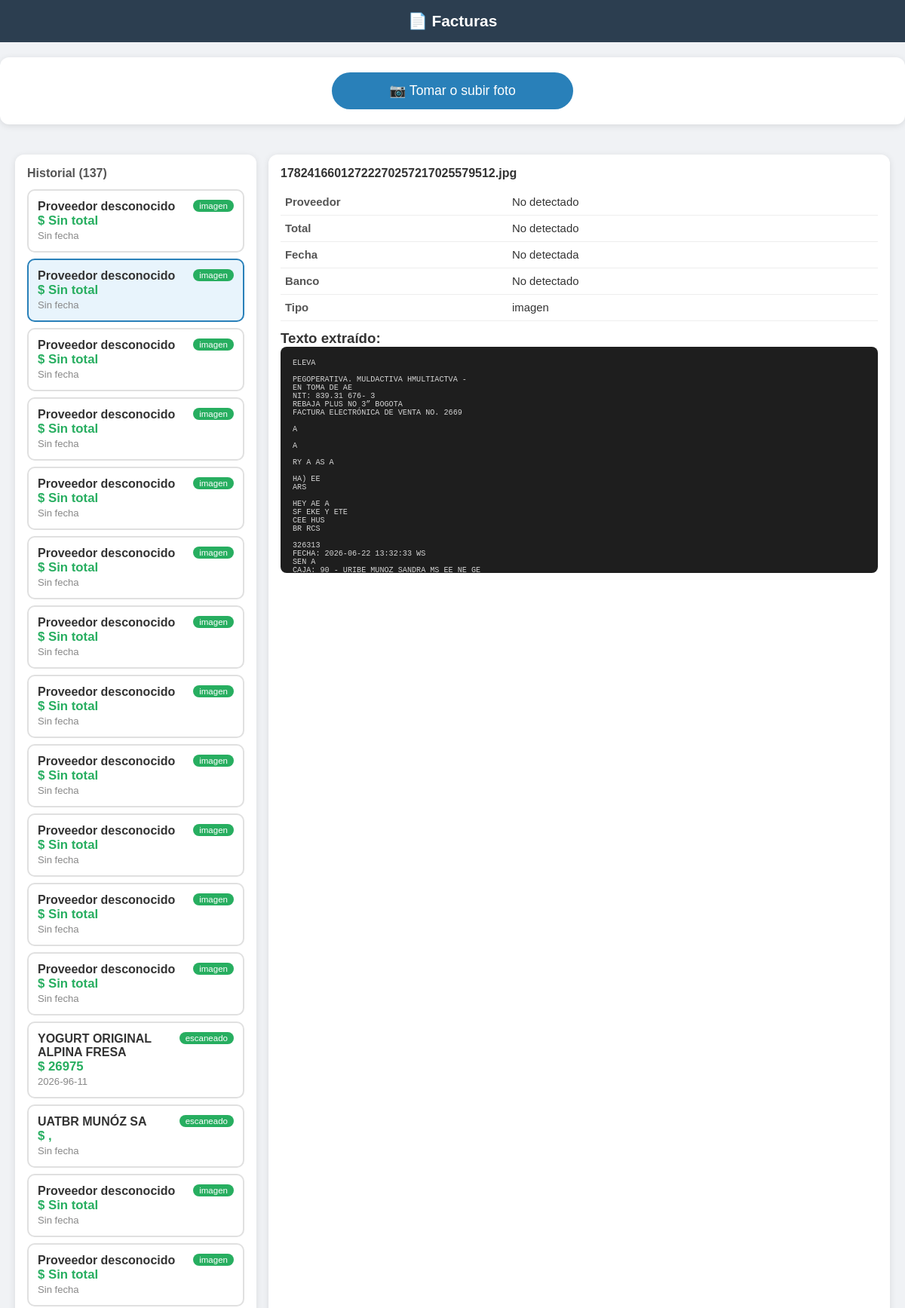
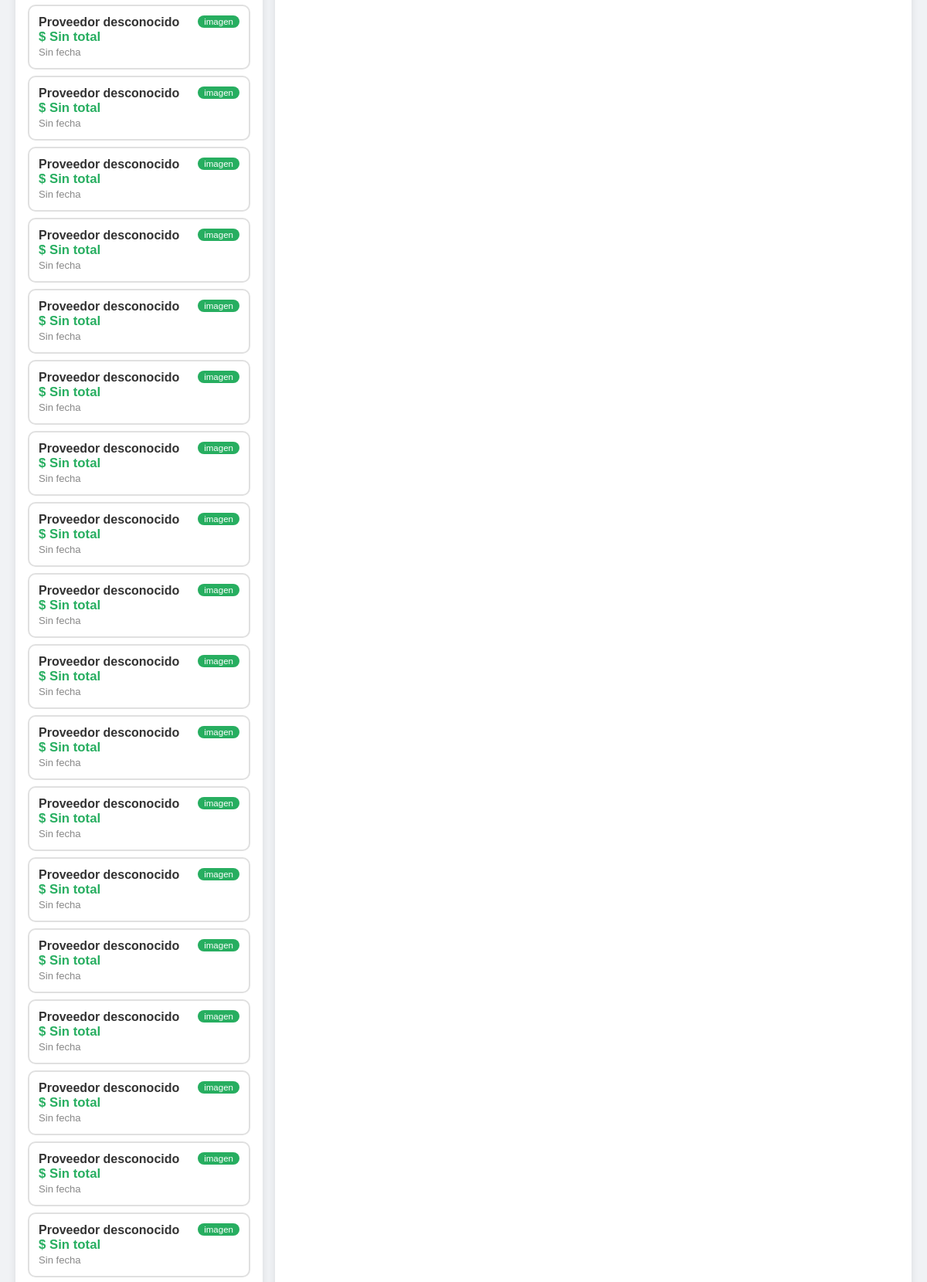
The app's page /factura/136 (upper part) with its own data (2 pictures, top to bottom).
### tables this page shows
CREATE TABLE facturas (
                id INTEGER PRIMARY KEY AUTOINCREMENT,
                nombre_archivo TEXT NOT NULL,
                tipo_pdf TEXT,
                texto_extraido TEXT,
                banco TEXT,
                total TEXT,
                fecha TEXT,
                proveedor TEXT,
                fecha_procesado TIMESTAMP DEFAULT CURRENT_TIMESTAMP
            );

### app.py (the view)
@app.route("/factura/<int:factura_id>")
def detalle_factura(factura_id):
    factura = obtener_por_id(factura_id)
    if not factura:
        return "Factura no encontrada", 404
    return render_template(
        "index.html",
        facturas=obtener_todas(),
        factura_seleccionada=factura
    )

### database/db_manager.py (called while the page is built)
def obtener_todas():
    with sqlite3.connect(DB_PATH) as conn:
        conn.row_factory = sqlite3.Row
        cursor = conn.cursor()
        cursor.execute("SELECT * FROM facturas ORDER BY fecha_procesado DESC")
        return cursor.fetchall() #trae todos los resultados

def obtener_por_id(factura_id):
    with sqlite3.connect(DB_PATH) as conn:
        conn.row_factory = sqlite3.Row
        cursor = conn.cursor()
        cursor.execute("SELECT * FROM facturas WHERE id = ?", (factura_id,))
        return cursor.fetchone() #trae solo una fila

### web/templates/index.html (shortened to what this page needs)
<!DOCTYPE html>
<html lang="es">
<head>
    <link rel="stylesheet" href="{{ url_for('static', filename='css/style.css') }}">
</head>
<body>
<h1>📄 Facturas</h1>
<div class="upload-box">
    <label for="inputArchivo" class="btn-subir">
        📷 Tomar o subir foto
    </label>
</div>
<div class="contenedor">
    <div class="panel-lista">
        <h2>Historial ({{ facturas|length }})</h2>
        {% for f in facturas %}
        <a href="/factura/{{ f['id'] }}" class="tarjeta-factura {% if factura_seleccionada and factura_seleccionada['id'] == f['id'] %}seleccionada{% endif %}">
            <span class="tipo-badge">{{ f['tipo_pdf'] }}</span>
            <strong>{{ f['proveedor'] or 'Proveedor desconocido' }}</strong><br>
            <span class="monto">$ {{ f['total'] or 'Sin total' }}</span><br>
            <span class="fecha-small">{{ f['fecha'] or 'Sin fecha' }}</span>
        </a>
        {% endfor %}
    </div>
    {% if factura_seleccionada %}
    <div class="panel-detalle">
        <h2>{{ factura_seleccionada['nombre_archivo'] }}</h2>
        <table class="tabla-datos">
            <tr><td><strong>Proveedor</strong></td><td>{{ factura_seleccionada['proveedor'] or 'No detectado' }}</td></tr>
            <tr><td><strong>Total</strong></td><td>{{ factura_seleccionada['total'] or 'No detectado' }}</td></tr>
            <tr><td><strong>Fecha</strong></td><td>{{ factura_seleccionada['fecha'] or 'No detectada' }}</td></tr>
            <tr><td><strong>Banco</strong></td><td>{{ factura_seleccionada['banco'] or 'No detectado' }}</td></tr>
            <tr><td><strong>Tipo</strong></td><td>{{ factura_seleccionada['tipo_pdf'] }}</td></tr>
        </table>
        <h3>Texto extraído:</h3>
        <pre class="texto-crudo">{{ factura_seleccionada['texto_extraido'] }}</pre>
    </div>
    {% endif %}
</div>
</body>
</html>

### web/static/css/style.css (style rules this page uses)
* { box-sizing: border-box; margin: 0; padding: 0; }
body { font-family: Arial, sans-serif; background: #f0f2f5; color: #333; }
h1 { text-align: center; padding: 16px; background: #2c3e50; color: white; font-size: 1.3em; }
.upload-box { background: white; margin: 16px; border-radius: 12px; padding: 20px; text-align: center; box-shadow: 0 2px 10px rgba(0,0,0,0.1); }
.btn-subir { display: inline-block; background: #2980b9; color: white; padding: 14px 28px; border-radius: 30px; font-size: 1.1em; cursor: pointer; width: 100%; max-width: 320px; }
.contenedor { padding: 0 16px 24px; display: flex; flex-direction: column; gap: 16px; }
.panel-lista { background: white; border-radius: 12px; padding: 16px; box-shadow: 0 2px 10px rgba(0,0,0,0.1); }
.panel-lista h2 { margin-bottom: 12px; font-size: 1em; color: #555; }
.tarjeta-factura { display: block; padding: 12px; margin: 8px 0; border: 2px solid #e0e0e0; border-radius: 10px; text-decoration: none; color: #333; transition: all 0.2s; position: relative; }
.seleccionada { border-color: #2980b9 !important; background: #e8f4fc !important; }
.tipo-badge { background: #27ae60; color: white; padding: 2px 8px; border-radius: 20px; font-size: 0.72em; float: right; }
.monto { font-weight: bold; color: #27ae60; font-size: 1.05em; }
.fecha-small { font-size: 0.82em; color: #888; }
.panel-detalle { background: white; border-radius: 12px; padding: 16px; box-shadow: 0 2px 10px rgba(0,0,0,0.1); }
.panel-detalle h2 { font-size: 1em; word-break: break-all; margin-bottom: 12px; }
.tabla-datos { width: 100%; border-collapse: collapse; margin: 12px 0; font-size: 0.93em; }
.tabla-datos td { padding: 9px 6px; border-bottom: 1px solid #eee; vertical-align: top; }
.tabla-datos td:first-child { width: 38%; color: #555; }
.texto-crudo { background: #1e1e1e; color: #d4d4d4; padding: 16px; border-radius: 8px; font-size: 0.78em; white-space: pre-wrap; max-height: 300px; overflow-y: auto; }
@media (min-width: 700px) { .contenedor { flex-direction: row; max-width: 1200px; margin: 0 auto; padding: 20px; } }
@media (min-width: 700px) { .panel-lista { width: 320px; height: 80vh; overflow-y: auto; } }
@media (min-width: 700px) { .panel-detalle { flex: 1; height: 80vh; overflow-y: auto; } }
@media (min-width: 700px) { .upload-box { margin: 20px auto; max-width: 1200px; } }

### records on screen
facturas: tipo_pdf "imagen", proveedor "Proveedor desconocido", total "Sin total", fecha "Sin fecha"
facturas: tipo_pdf "imagen", proveedor "Proveedor desconocido", total "Sin total", fecha "Sin fecha", nombre_archivo "17824166012722270257217025579512.jpg", proveedor "No detectado", total "No detectado", fecha "No detectada", banco "No detectado", texto_extraido "ELEVA PEGOPERATIVA. MULDACTIVA HMULTIACTVA - EN TOMA DE AE NIT: 839.31 676- 3 REBAJA PLUS NO 3” BOGOTA FACTURA ELECTRÓNICA DE VENTA NO. 2669 A A RY A AS A HA) EE ARS HEY AE A SF EKE Y ETE CEE HUS BR RCS 326313 FECHA: 2026-06-22 13:32:33 WS SEN A CAJA: 90 - URIBE MUNOZ SANDRA MS EE NE GE…"
facturas: tipo_pdf "imagen", proveedor "Proveedor desconocido", total "Sin total", fecha "Sin fecha"
facturas: tipo_pdf "imagen", proveedor "Proveedor desconocido", total "Sin total", fecha "Sin fecha"
facturas: tipo_pdf "imagen", proveedor "Proveedor desconocido", total "Sin total", fecha "Sin fecha"
facturas: tipo_pdf "imagen", proveedor "Proveedor desconocido", total "Sin total", fecha "Sin fecha"
facturas: tipo_pdf "imagen", proveedor "Proveedor desconocido", total "Sin total", fecha "Sin fecha"
facturas: tipo_pdf "imagen", proveedor "Proveedor desconocido", total "Sin total", fecha "Sin fecha"
facturas: tipo_pdf "imagen", proveedor "Proveedor desconocido", total "Sin total", fecha "Sin fecha"
facturas: tipo_pdf "imagen", proveedor "Proveedor desconocido", total "Sin total", fecha "Sin fecha"
facturas: tipo_pdf "imagen", proveedor "Proveedor desconocido", total "Sin total", fecha "Sin fecha"
facturas: tipo_pdf "imagen", proveedor "Proveedor desconocido", total "Sin total", fecha "Sin fecha"
facturas: tipo_pdf "escaneado", proveedor "YOGURT ORIGINAL ALPINA FRESA", total "26975", fecha "2026-96-11"
facturas: tipo_pdf "escaneado", proveedor "UATBR MUNÓZ SA", total ",", fecha "Sin fecha"
facturas: tipo_pdf "imagen", proveedor "Proveedor desconocido", total "Sin total", fecha "Sin fecha"
facturas: tipo_pdf "imagen", proveedor "Proveedor desconocido", total "Sin total", fecha "Sin fecha"
facturas: tipo_pdf "imagen", proveedor "Proveedor desconocido", total "Sin total", fecha "Sin fecha"
facturas: tipo_pdf "imagen", proveedor "Proveedor desconocido", total "Sin total", fecha "Sin fecha"
facturas: tipo_pdf "imagen", proveedor "Proveedor desconocido", total "Sin total", fecha "Sin fecha"
facturas: tipo_pdf "imagen", proveedor "Proveedor desconocido", total "Sin total", fecha "Sin fecha"
facturas: tipo_pdf "imagen", proveedor "Proveedor desconocido", total "Sin total", fecha "Sin fecha"
facturas: tipo_pdf "imagen", proveedor "Proveedor desconocido", total "Sin total", fecha "Sin fecha"
facturas: tipo_pdf "imagen", proveedor "Proveedor desconocido", total "Sin total", fecha "Sin fecha"
facturas: tipo_pdf "imagen", proveedor "Proveedor desconocido", total "Sin total", fecha "Sin fecha"
facturas: tipo_pdf "imagen", proveedor "Proveedor desconocido", total "Sin total", fecha "Sin fecha"
facturas: tipo_pdf "imagen", proveedor "Proveedor desconocido", total "Sin total", fecha "Sin fecha"
facturas: tipo_pdf "imagen", proveedor "Proveedor desconocido", total "Sin total", fecha "Sin fecha"
facturas: tipo_pdf "imagen", proveedor "Proveedor desconocido", total "Sin total", fecha "Sin fecha"
facturas: tipo_pdf "imagen", proveedor "Proveedor desconocido", total "Sin total", fecha "Sin fecha"
facturas: tipo_pdf "imagen", proveedor "Proveedor desconocido", total "Sin total", fecha "Sin fecha"
facturas: tipo_pdf "imagen", proveedor "Proveedor desconocido", total "Sin total", fecha "Sin fecha"
facturas: tipo_pdf "imagen", proveedor "Proveedor desconocido", total "Sin total", fecha "Sin fecha"
facturas: tipo_pdf "imagen", proveedor "Proveedor desconocido", total "Sin total", fecha "Sin fecha"
facturas: tipo_pdf "imagen", proveedor "Proveedor desconocido", total "Sin total", fecha "Sin fecha"

### other values on screen
{{ facturas|length }} "137"
